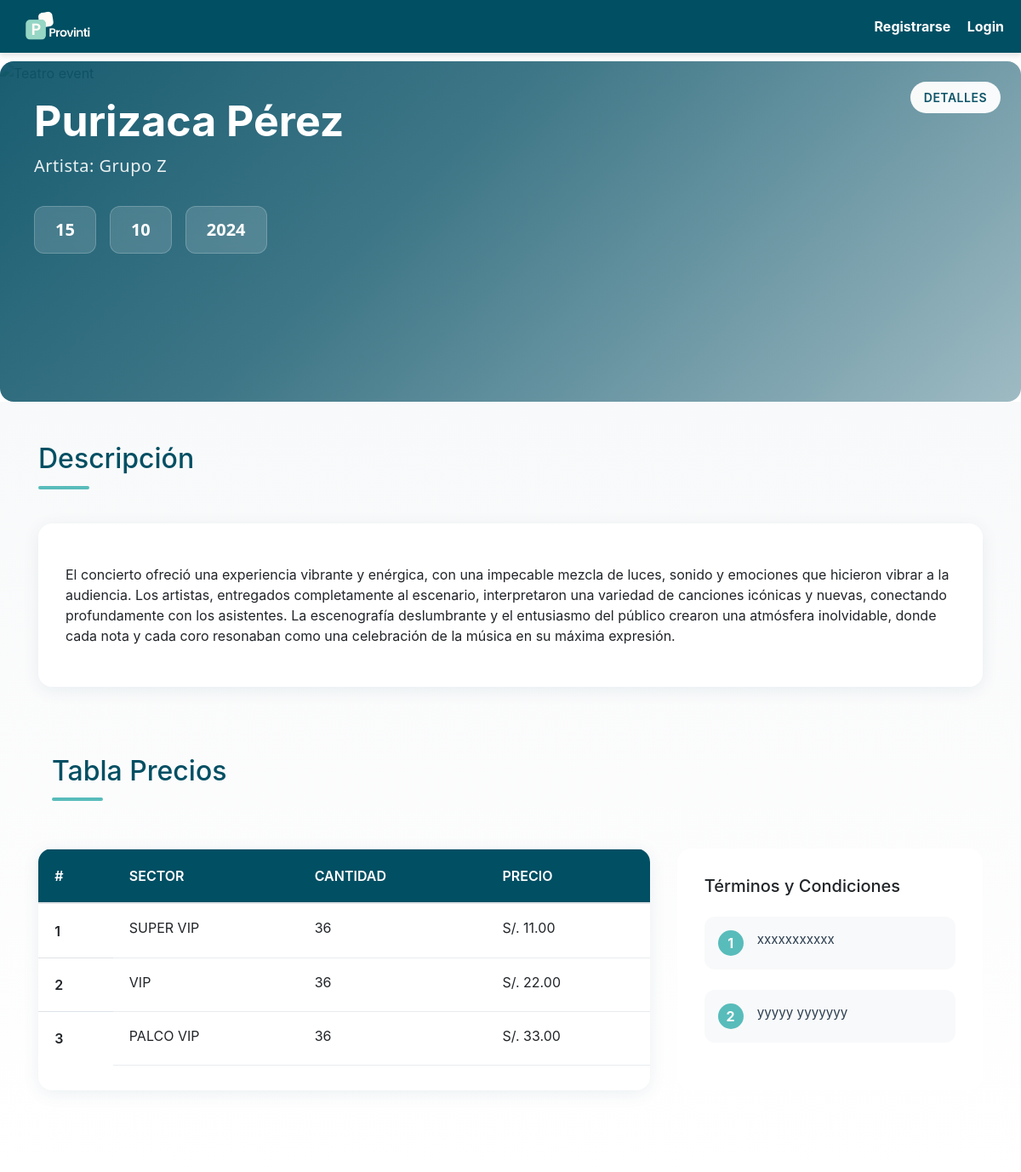
The app's page /public/cliente-evento.php?id=23 with its own data.
### tables this page shows
CREATE TABLE `eventos` (
  `ID_Evento` int(11) NOT NULL,
  `Titulo` varchar(100) NOT NULL,
  `Aforo` int(11) DEFAULT NULL,
  `Foto` varchar(255) DEFAULT NULL,
  `Descripcion` text DEFAULT NULL,
  `terminos_condiciones` longtext DEFAULT NULL,
  `Artista_Autor` varchar(100) DEFAULT NULL,
  `Fecha_Evento` datetime DEFAULT NULL,
  `Fecha_Creacion` datetime DEFAULT current_timestamp(),
  `Estado_Publicacion` enum('Publicado','Borrador','Cancelado') DEFAULT 'Borrador',
  `visibilidad` varchar(255) DEFAULT NULL,
  `organizador` varchar(255) DEFAULT NULL,
  `contacto_organizador` varchar(255) DEFAULT NULL,
  `politica_cancelacion` text DEFAULT NULL,
  `f_actualizacion` date DEFAULT NULL,
  `f_borrado` date DEFAULT NULL,
  `hora_borrado` time DEFAULT NULL,
  `ubicacion` varchar(100) DEFAULT NULL,
  `activoPospuesto` varchar(20) DEFAULT NULL,
  `horaInicioEvento` time DEFAULT NULL,
  `horaFinEvento` time DEFAULT NULL,
  `redes` varchar(150) DEFAULT NULL,
  `id_usuario` int(11) NOT NULL
);

CREATE TABLE `categoria_evento` (
  `id` int(11) NOT NULL,
  `nombre_categoria_evento` varchar(100) NOT NULL,
  `precio_venta` decimal(10,2) NOT NULL,
  `precio_preventa` decimal(10,2) NOT NULL,
  `ID_Evento` int(11) NOT NULL
);

### public/cliente-evento.php (called while the page is built, shortened)
<?php
$id = $_GET['id'];
$conexion = new Database();
$eventoObjeto = new Evento($conexion->connect());
$categoriaEventoObjeto = new Categoria_evento($conexion->connect());
$categoriasEvento   = $categoriaEventoObjeto->mostrarCategoriasEventos();
$eventos            = $eventoObjeto->mostrarEventos();
include '../vista/clientes/cliente-evento.php';
?>

### modelo/Database.php (called while the page is built, shortened)
<?php
class Database {
    private $host = DB_HOST;
    private $db_name = DB_NAME;
    private $username = DB_USER;
    private $password = DB_PASS;
    public function connect() {
        $this->conn = mysqli_connect($this->host, $this->username, $this->password, $this->db_name);
        return $this->conn;
    }
}
?>

### modelo/Evento.php (called while the page is built, shortened)
<?php
class Evento {
    private $connection;
    public function __construct($bd)
    {
     $this->connection = $bd;
    }
    public function mostrarEventos() {
        $sql = "SELECT * FROM eventos";
        $result = mysqli_query($this->connection, $sql);
        $eventos = [];
        if ($result) {
            while ($row = mysqli_fetch_assoc($result)) {
                $eventos[] = $row;
            }
        }
        return $eventos;
    }
}
?>

### modelo/Categoria_evento.php (called while the page is built, shortened)
<?php
class Categoria_evento {
    private $connection;
    public function __construct($bd)
    {
     $this->connection = $bd;
    }
    public function mostrarCategoriasEventos() {
        $sql = "SELECT * FROM categoria_evento";
        $result = mysqli_query($this->connection, $sql);
        $eventos = [];
        if ($result) {
            while ($row = mysqli_fetch_assoc($result)) {
                $eventos[] = $row;
            }
        }
        return $eventos;
    }
}
?>

### vista/clientes/cliente-evento.php (the view, shortened to what this page needs)
<!doctype html>
<html lang="en">
  <head>
    <link rel="stylesheet" href="https://cdn.jsdelivr.net/npm/bootstrap@4.0.0/dist/css/bootstrap.min.css">
  </head>
  <body>
  <div class="header">
    <img src="../vista/clientes/img/logo_provint.png" alt="Provinti Logo">
    <?php if (isset($_SESSION['roles'])): ?>
        <div class="user-info">
            <i class="fas fa-user-circle"></i>
            <span class="username">Hola, <?php echo htmlspecialchars($_SESSION['nombre'], ENT_QUOTES, 'UTF-8'); ?></span>
            <a href="../controlador/cliente/logout.php">Cerrar Sesión</a>
        </div>
    <?php else: ?>
        <div class="login">
            <a href="./registro-cliente.php">Registrarse</a>
            <a href="./login-clientes.php">Login</a>
        </div>
    <?php endif; ?>
</div>
<div class="event-card">
  <img src="../uploads/<?php echo $id;?>.png" alt="Teatro event" class="event-image">
  <div class="event-overlay">
    <div class="event-content">
    <?php
      foreach($eventos as $evento){
        if($evento['ID_Evento']==$id){
            echo "<p class='descripcion h1'><strong style='color:white; font-size:50px'>".$evento['Titulo']."</strong></p>";
        }
        }
      ?>
      <p class="event-artist">Artista: Grupo Z</p>
      <div class="date-container">
        <div class="date-box">15</div>
        <div class="date-box">10</div>
        <div class="date-box">2024</div>
      </div>
    </div>
  </div>
  <div class="event-badge">    Detalles   </div>
</div>
<section class="event-section">
  <div class="container">
    <h2 class="section-header">Descripción</h2>
    <div class="description-container">
      <p class="description-text">
      <?php
      foreach($eventos as $evento){
        if($evento['ID_Evento']==$id){
            echo "<p class='descripcion'>".$evento['Descripcion']."</p>";
        }
        }
      ?>
      </p>
    </div>
  <section class="container p-3">
    <div class="mt-3 d-flex">
    <h2 class="section-header">Tabla Precios</h2>
    </div>
</section>
 <div class="pricing-section">
      <div class="price-table">
        <table class="table mb-0">
          <thead>
            <tr>
              <th>#</th>
              <th>SECTOR</th>
              <th>CANTIDAD</th>
              <th>PRECIO</th>
            </tr>
          </thead>
          <tbody>
          <?php
$contador = 1;
    foreach($categoriasEvento as $categoria){
      if($categoria['ID_Evento']==$id){
        echo '<tr>
      <th scope="row">'.$contador.'</th>
      <td>'.$categoria['nombre_categoria_evento'].'</td>
      <td>36</td>
      <td>S/. '.$categoria['precio_venta'].'</td>
    </tr>';
    $contador++;
      }
    }
    ?>
          </tbody>
        </table>
      </div>
      <div class="purchase-guide">
    <h3 class="h5 mb-4">Términos y Condiciones</h3>
    <?php
    foreach ($eventos as $evento) {
        if ($evento['ID_Evento'] == $id) {
            $terminos_condiciones_json_string = $evento['terminos_condiciones'];
            $array_terminos = json_decode($terminos_condiciones_json_string, true);
            $step_number = 1;
            foreach ($array_terminos as $termino) {
                echo '<div class="guide-step">';
                echo '  <div class="step-number">' . $step_number . '</div>';
                echo '  <div class="step-content">' . htmlspecialchars($termino, ENT_QUOTES, 'UTF-8') . '</div>';
                echo '</div>';
                $step_number++;
            }
        }
    }
    ?>
</div>
  </div>
  </body>
</html>

### vista/clientes/cliente-evento.php (style rules this page uses)
.header { background-color: #004f63; color: white; padding: 10px 20px; display: flex; justify-content: space-between; align-items: center; box-shadow: 0px 4px 6px rgba(0, 0, 0, 0.1); }
.header img { width: 100px; }
.login a { color: white; text-decoration: none; margin-left: 15px; font-weight: bold; }
.event-card { margin-top: 10px; ; position: relative; width: 100%; height: 400px; border-radius: 16px; overflow: hidden; transition: transform 0.3s ease; }
.event-image { width: 100%; height: 100%; object-fit: cover; }
.event-overlay { position: absolute; inset: 0; background: linear-gradient( 135deg, rgba(13, 84, 105, 0.95) 0%, rgba(13, 84, 105, 0.8) 40%, rgba(13, 84, 105, 0.4) 100% ); padding: 2.5rem; display: flex; flex-direction: column; justify-content: flex-start; }
.event-content { max-width: 80%; }
.event-artist { color: rgba(255, 255, 255, 0.9); font-size: 1.25rem; margin: 0 0 2rem 0; font-weight: 500; letter-spacing: 0.5px; font-family: system-ui, -apple-system, sans-serif; }
.date-container { display: flex; gap: 1rem; align-items: center; }
.date-box { background-color: rgba(255, 255, 255, 0.15); backdrop-filter: blur(8px); color: white; padding: 0.75rem 1.5rem; border-radius: 12px; font-weight: 700; font-size: 1.25rem; font-family: system-ui, -apple-system, sans-serif; border: 1px solid rgba(255, 255, 255, 0.2); text-align: center; min-width: 3.5rem; }
.event-badge { position: absolute; top: 1.5rem; right: 1.5rem; background-color: rgba(255, 255, 255, 0.95); color: #0d5469; padding: 0.5rem 1rem; border-radius: 2rem; font-weight: 600; font-size: 0.875rem; letter-spacing: 0.5px; text-transform: uppercase; }
.event-section { padding: 3rem 0; background: linear-gradient(to bottom, #f8f9fa 0%, #ffffff 100%); }
.section-header { position: relative; margin-bottom: 2.5rem; padding-bottom: 1rem; color: #004f63; }
.section-header::after { content: ''; position: absolute; bottom: 0; left: 0; width: 60px; height: 4px; background: #58bcbb; border-radius: 2px; }
.description-container { background: white; border-radius: 16px; padding: 2rem; box-shadow: 0 4px 20px rgba(0, 79, 99, 0.08); margin-bottom: 3rem; }
.description-text { font-size: 1.1rem; line-height: 1.8; color: #2c3e50; }
.pricing-section { display: grid; grid-template-columns: 2fr 1fr; gap: 2rem; margin-bottom: 3rem; }
.price-table { background: white; border-radius: 16px; overflow: hidden; box-shadow: 0 4px 20px rgba(0, 79, 99, 0.08); }
.price-table thead { background: #004f63; color: white; }
.price-table th { padding: 1.2rem; font-weight: 600; }
.price-table td { padding: 1rem 1.2rem; border-bottom: 1px solid #e9ecef; }
.purchase-guide { background: white; border-radius: 16px; padding: 2rem; height: 100%; }
.guide-step { display: flex; align-items: flex-start; margin-bottom: 1.5rem; padding: 1rem; background: #f8f9fa; border-radius: 12px; }
.step-number { background: #58bcbb; color: white; width: 30px; height: 30px; border-radius: 50%; display: flex; align-items: center; justify-content: center; font-weight: bold; margin-right: 1rem; flex-shrink: 0; }
.step-content { font-size: 0.95rem; color: #2c3e50; }

### records on screen
eventos: Titulo "Purizaca Pérez", Descripcion "El concierto ofreció una experiencia vibrante y enérgica, con una impecable mezcla de luces, sonido y emociones que hicieron vibrar a la audiencia. Los artistas, entregados completamente al escenario, interpretaron una variedad de canciones icónicas y nuevas, conectando profundamente con los asistentes. La escenografía deslumbrante y el entusiasmo del público crearon una atmósfera inolvidable, donde cada nota y cada coro resonaban como una celebración de la música en su máxima expresión.", terminos_condiciones "xxxxxxxxxxx", terminos_condiciones "yyyyy yyyyyyy"
categoria_evento: nombre_categoria_evento "SUPER VIP", precio_venta "11.00"
categoria_evento: nombre_categoria_evento "VIP", precio_venta "22.00"
categoria_evento: nombre_categoria_evento "PALCO VIP", precio_venta "33.00"
